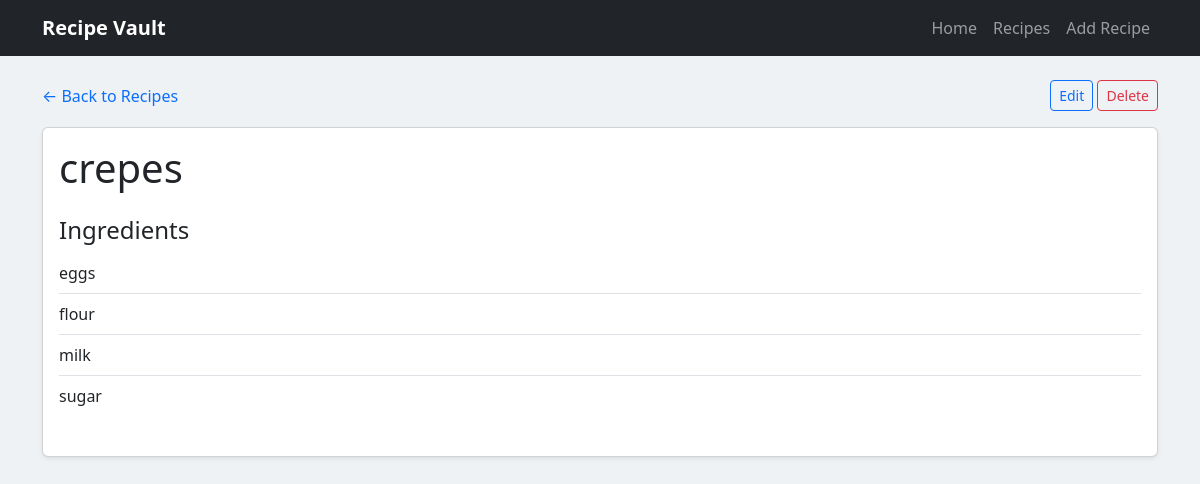
/recipes/1, run on the app's committed database.
### app/models.py (models this page shows)
class Recipe(db.Model):
  id = db.Column(db.Integer, primary_key=True)
  title = db.Column(db.String(100), nullable=False)
  description = db.Column(db.String(500))
  ingredients = db.relationship(
    "Ingredient",
     backref="recipe",
     cascade="all, delete-orphan")
  instructions = db.Column(db.Text)

class Ingredient(db.Model):
  id = db.Column(db.Integer, primary_key=True)
  name = db.Column(db.String(50), nullable=False)
  quantity = db.Column(db.Float)
  unit = db.Column(db.String(50))
  recipe_id = db.Column(db.Integer, db.ForeignKey("recipe.id"), nullable=False)

### app/routes.py (the view)
    @app.route("/recipes/<int:recipe_id>")
    def recipe_detail(recipe_id):
        recipe = Recipe.query.filter_by(id=recipe_id).first()
        return render_template("recipe_details.html", recipe=recipe)

### app/templates/recipe_details.html (shortened to what this page needs)
{% extends "base.html" %}
{% block content %}
<div class="d-flex justify-content-between align-items-center mb-3">
  <a href="/recipes" class="text-decoration-none">
    ← Back to Recipes
  </a>
  <div>
    <a
      href="{{ url_for('edit_recipe', recipe_id=recipe.id) }}"
      class="btn btn-outline-primary btn-sm">
      Edit
    </a>
    <form
      action="{{ url_for('delete_recipe', recipe_id=recipe.id) }}"
      method="POST"
      class="d-inline">
      <button
        type="submit"
        class="btn btn-outline-danger btn-sm"
        onclick="return confirm('Delete this recipe?');">
        Delete
      </button>
    </form>
  </div>
</div>
<div class="card shadow-sm">
  <div class="card-body">
    <h1 class="mb-1">{{ recipe.title }}</h1>
    <h4 class="mt-4">Ingredients</h4>
    <ul class="list-group list-group-flush mb-4">
      {% for ingredient in recipe.ingredients %}
        <li class="list-group-item px-0">
          {{ ingredient.name }}
        </li>
      {% endfor %}
    </ul>
  </div>
</div>
{% endblock %}

### app/static/css/style.css (style rules this page uses)
body { background-color: #eef2f5; }

### data on the page
Recipe: title "crepes"
Ingredient: name "eggs"
Ingredient: name "flour"
Ingredient: name "milk"
Ingredient: name "sugar"
